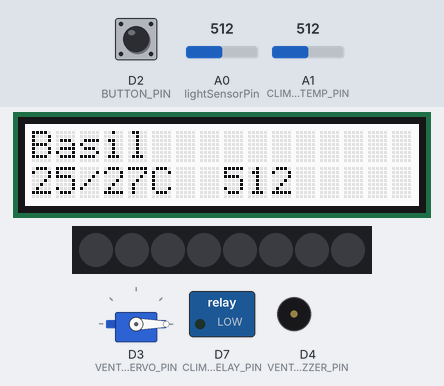
A sketch run on a simulated Arduino Uno R4 WiFi. On the bench: 16×2 character LCD, 8 RGB LEDs in strip order, left to right, servo, switched loads named in the sketch (green lamp = pin HIGH), buzzer (waves = sounding). The inputs (shaded band) are chosen by the test bench; at power-on: A1 (CLIMATE_TEMP_PIN) = 512, A0 (lightSensorPin) = 512, D2 (BUTTON_PIN) LOW (analog values on the 0–1023 scale). Dim RGB values are drawn brighter than linear; WiFi joins after 1.5 s; servers stay silent unless stated; what the sketch prints to the serial monitor is not drawn.

Above: at 2.7 s.
2.8 s: A1 (CLIMATE_TEMP_PIN) set to 525
At 3.8 s:
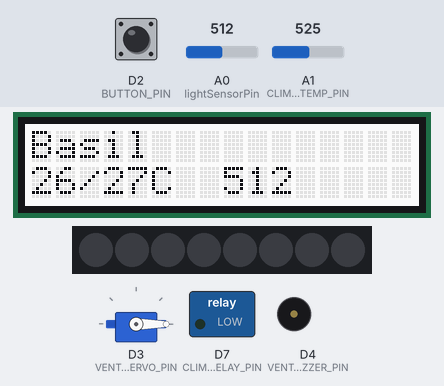
4.8 s: A1 (CLIMATE_TEMP_PIN) set to 542
At 6.1 s:
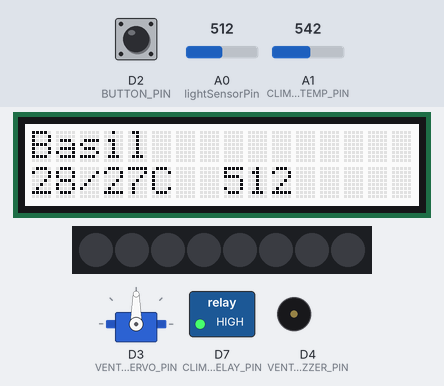
6.8 s: A1 (CLIMATE_TEMP_PIN) set to 716
At 8.3 s:
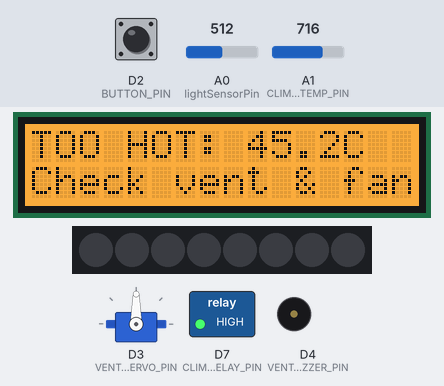
10.8 s: A0 (lightSensorPin) set to 490
14.8 s: D2 (BUTTON_PIN) pulled HIGH for 0.15 s
At 15.2 s:
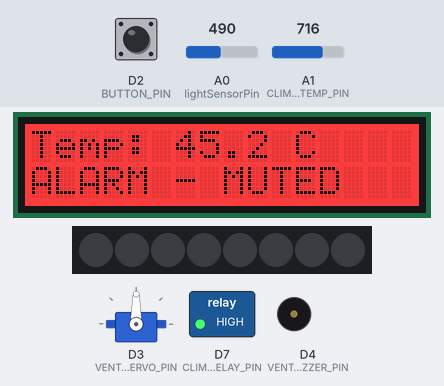
18.1 s: A1 (CLIMATE_TEMP_PIN) set to 511
At 19.0 s:
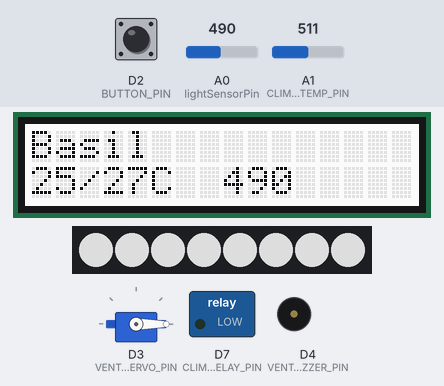
Timing chart, 0 to 20.8 s (numbered marks = the images above; inputs shaded):
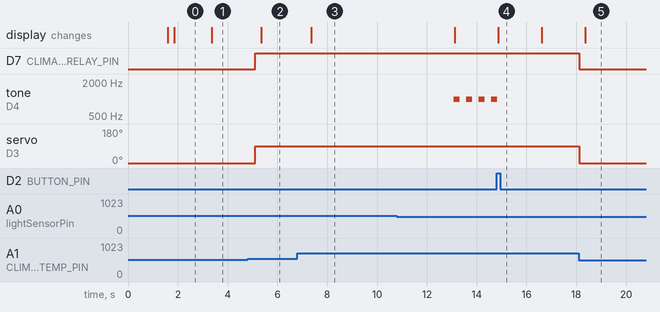

Measured:
- the behaviour switches between 534 and 535 on A1 (CLIMATE_TEMP_PIN) (found by bisection; images 1 and 2)
- after the input at 2.8 s, the display: changes after 0.55 s (image 1)
- after the input at 4.8 s, D7 (CLIMATE_RELAY_PIN): LOW → HIGH after 0.31 s; servo on D3 (VENT_SERVO_PIN): 0° → 90° after 0.31 s; the display: changes after 0.54 s (image 2)
- after the input at 6.8 s, the display: changes after 0.56 s (image 3)
- after the input at 14.8 s, tone on D4 (VENT_BUZZER_PIN): goes on until 14.8 s, then stays silent; the display: changes after 0.06 s (image 4)
- after the input at 18.1 s, D7 (CLIMATE_RELAY_PIN): HIGH → LOW at once; servo on D3 (VENT_SERVO_PIN): 90° → 0° at once; the display: changes after 0.26 s (image 5)

The sketch:

smart-greenhouse-system.ino
```cpp
#include "settings.h"

void setup() {
  Serial.begin(9600);
  while (!Serial && millis() < 3000) { }
  displaySetup();
  climateSetup();
  lightSetup();
  alarmSetup();
  netSetup();
}

void loop() {
  displayUpdate();
  climateUpdate();
  trackSunlight();
  alarmUpdate();
  netUpdate();
}
```

climate.ino
```cpp
// climate.ino
// Climate control: reads the temperature and switches the fan relay.
// Original by Gaurika Sharma, adapted for the merged sketch.

#include "settings.h"
#include <math.h>

const int CLIMATE_TEMP_PIN  = A1;
const int CLIMATE_RELAY_PIN = 7;

const int   CLIMATE_B_VALUE   = 3975;   // thermistor constant for the Grove sensor
const float CLIMATE_DEAD_BAND = 2.0;    // fan switches off this far below the set point
const unsigned long CLIMATE_READ_INTERVAL = 500;

float climateTempC = 0.0;
bool  climateFanOn = false;
unsigned long climateLastRead = 0;


// Returns degrees C, or the last good reading if the sensor looks disconnected.
float readTemperatureC() {
  int raw = analogRead(CLIMATE_TEMP_PIN);

  if (raw <= 0 || raw >= 1023) {
    sysStatus.sensorError = true;
    return climateTempC;
  }

  sysStatus.sensorError = false;

  float resistance = (1023.0 - raw) * 10000.0 / raw;
  float kelvin = 1.0 / (log(resistance / 10000.0) / CLIMATE_B_VALUE + 1.0 / 298.15);

  return kelvin - 273.15;
}


void setFan(bool on) {
  climateFanOn    = on;
  sysStatus.fanOn = on;
  digitalWrite(CLIMATE_RELAY_PIN, on ? HIGH : LOW);
}


void climateSetup() {
  pinMode(CLIMATE_RELAY_PIN, OUTPUT);
  setFan(false);
  analogReadResolution(10);
  climateTempC = readTemperatureC();
}


void climateUpdate() {
  unsigned long now = millis();
  if (now - climateLastRead < CLIMATE_READ_INTERVAL) return;
  climateLastRead = now;

  climateTempC = readTemperatureC();
  sysStatus.tempVal = climateTempC;

  if (sysStatus.sensorError) {
    setFan(false);
    return;
  }

  // Dead band: on at the set point, off two degrees below. Stops the fan chattering.
  if (!climateFanOn && climateTempC >= settings.setTemp) {
    setFan(true);
  }
  else if (climateFanOn && climateTempC <= settings.setTemp - CLIMATE_DEAD_BAND) {
    setFan(false);
  }
}
```

display.ino
```cpp
#include <Wire.h>
#include "rgb_lcd.h"
#include "settings.h"
rgb_lcd lcd;


// Pins
const int ROTARY_ANGLE_SENSOR = A2;
const unsigned long BUTTON_HOLD_MS = 700;

// Menu Items and Plant Profiles
const char* MENU_ITEMS[] = {"Profile", "Set Temp", "Light Level", "Back"};
const int MENU_COUNT = 4;


// Variable States
unsigned long lastDraw = 0;
int screen = 0;                     // 0 Home, 1 Menu, 2 Pick profile, 3 Set temp, 4 Set light
int menuIndex = 0;
int currentProfile = 0;             // Current Profile Selection
double editValue = 0;               // Shows the number when editing with the Rotary Angle Sensor

// After the set point changes, the TOO HOT and TOO COLD warnings wait
// 1 minute per 10 degrees between the temperature and the new set point
const unsigned long WAIT_PER_DEGREE_MS = 6000;
unsigned long tempWaitStart = 0;
unsigned long tempWaitLength = 0;

// Call this whenever the set point changes
void startTempWait() {
  float degreesOff = sysStatus.tempVal - settings.setTemp;
  if (degreesOff < 0) degreesOff = -degreesOff;   // same wait whether it's too hot or too cold
  tempWaitStart = millis();
  tempWaitLength = degreesOff * WAIT_PER_DEGREE_MS;
}

void displaySetup() {
  pinMode(BUTTON_PIN, INPUT);
  lcd.begin(16, 2);
  lcd.setRGB(255, 255, 255); // White
  lcd.print("Welcome");
}


// Updates the display interal status and logic for setting variable values
void displayUpdate() {
  int press = menuButtonEvent();
  static bool sensorDismissed = false;
  static bool hotDismissed = false;
  static bool coldDismissed = false;

  if (!sysStatus.sensorError) {
    sensorDismissed = false;
    if (!sysStatus.ventWarning) hotDismissed = false;
    if (sysStatus.tempVal >= 15) coldDismissed = false;
  }

  bool tempWaiting = millis() - tempWaitStart < tempWaitLength;   // still giving it time to adjust

  if (sysStatus.alarmOn) screen = 5;
  else if (screen == 5) screen = 0;
  else if (sysStatus.sensorError && !sensorDismissed) screen = 6;
  else if (!sysStatus.sensorError && sysStatus.ventWarning && !hotDismissed && !tempWaiting) screen = 7;
  else if (!sysStatus.sensorError && sysStatus.tempVal < 15 && !coldDismissed && !tempWaiting) screen = 8;
  else if (screen >= 6) screen = 0;

  if (screen >= 6) {
    if (press != 0) {
      if (screen == 6) sensorDismissed = true;
      if (screen == 7) hotDismissed = true;
      if (screen == 8) coldDismissed = true;
      screen = 0;
    }
  }
  else if (screen == 0) {
    if (press != 0) {
      screen = 1;
      menuIndex = 0;
    }
  }
  else if (screen == 1) {
    menuIndex = dialIndex(MENU_COUNT);   // Dial scrolls the menu
    if (press != 0) {                         // Short or long press selects
      if (menuIndex == 0) {
        screen = 2;
        menuIndex = 0;
      }
      else if (menuIndex == 1) screen = 3;    // Set Temperature Screen
      else if (menuIndex == 2) screen = 4;    // Set Light Screen
      else screen = 0;                         // Home Screen
    }
  }
  else if (screen == 2) {
    menuIndex = dialIndex(PROFILE_COUNT); // Dial scrolls the plant list
    if (press != 0) {
      currentProfile = menuIndex;
      settings.setTemp = PROFILES[menuIndex].temp;
      settings.darkThreshold = PROFILES[menuIndex].light;
      startTempWait();
      screen = 1;
      menuIndex = 0;
    }
  }
  else if (screen == 3) {
    editValue = map(analogRead(ROTARY_ANGLE_SENSOR), 0, 1022, 70, 30) / 2.0; // Showing 15-35 degrees with 0.5 degree accuracy
    if (press != 0) {
      settings.setTemp = editValue;
      startTempWait();
      currentProfile = -1;
      screen = 1;
      menuIndex = 1;
    }
  }
  else if (screen == 4) {
    editValue = map(analogRead(ROTARY_ANGLE_SENSOR), 0, 1022, 100, 0) * 10; // Light Threshold from 0-1000 with 10 increment
    if (press != 0) {
      settings.darkThreshold = editValue;
      currentProfile = -1;
      screen = 1;
      menuIndex = 2;
    }
  }
  if (millis() - lastDraw >= 250) {
    lastDraw = millis();
    displayDraw();
  }
}

void displayDraw() {
  // Wipe the screen when switching to a different screen, so no letters are left over
  static int lastScreen = -1;
  if (screen != lastScreen) {
    lcd.clear();
    lastScreen = screen;
  }

  lcd.setCursor(0, 0);
  if (screen <= 4) lcd.setRGB(255, 255, 255);

  if (screen == 0) {
    if (currentProfile == -1) lcd.print("Custom");
    else lcd.print(PROFILES[currentProfile].name);
    lcd.print("          ");                            // Removes previous letters
    lcd.setCursor(0, 1);
    lcd.print(sysStatus.tempVal, 0);
    lcd.print("/");
    lcd.print(settings.setTemp, 0);
    lcd.print("C  ");
    lcd.print(sysStatus.lightVal);
    lcd.print("    ");
  }
  else if (screen == 1) {                              // Menu Screen
    lcd.print("MENU            ");
    lcd.setCursor(0, 1);
    lcd.print("> ");
    lcd.print(MENU_ITEMS[menuIndex]);
    lcd.print("          ");
  }
  else if (screen == 2) {
    lcd.print("Pick plant      ");
    lcd.setCursor(0, 1);
    lcd.print("> ");
    lcd.print(PROFILES[menuIndex].name);
    lcd.print("          ");
  }
  else if (screen == 3) {                              // Set Temperature Screen
    lcd.print("Set temp:       ");
    lcd.setCursor(0, 1);
    lcd.print("> ");
    lcd.print(editValue, 1);                            // 1 decimal place
    lcd.print(" C        ");
  }
  else if (screen == 4) {                              // Set Light Screen
    lcd.print("Set light:      ");
    lcd.setCursor(0, 1);
    lcd.print("> ");
    lcd.print((int)editValue);                          // whole number
    lcd.print("          ");
  }
  else if (screen == 5) {
    lcd.setRGB(255, 0, 0);
    lcd.setCursor(0, 0);
    if (sysStatus.sensorError) {
    lcd.print("SENSOR ERROR    ");
    } else {
      lcd.print("Temp: ");
      lcd.print(sysStatus.tempVal, 1);
      lcd.print(" C    ");
      }
    lcd.setCursor(0, 1);
    lcd.print(sysStatus.alarmMuted ? "ALARM - MUTED   " : "ALARM! Press btn");
  }
  else if (screen == 6) {
    lcd.setRGB(255, 0, 0);
    lcd.print("SENSOR ERROR    ");
    lcd.setCursor(0, 1);
    lcd.print("Check temp cable");
  }
  else if (screen == 7) {
    lcd.setRGB(255, 150, 0);
    lcd.print("TOO HOT: ");
    lcd.print(sysStatus.tempVal, 1);
    lcd.print("C  ");
    lcd.setCursor(0, 1);
    lcd.print("Check vent & fan");
  }
  else if (screen == 8) {
    lcd.setRGB(0, 120, 255);
    lcd.print("TOO COLD: ");
    lcd.print(sysStatus.tempVal, 1);
    lcd.print("C ");
    lcd.setCursor(0, 1);
    lcd.print("Keep plants warm");
  }

}


// Picks a list item (0 to count-1) from the dial position
int dialIndex(int count) {
  long pos = 1023 - analogRead(ROTARY_ANGLE_SENSOR);         // Flipped to match the Set Temp direction
  return constrain(pos * count / 1024, 0, count - 1);
}

// Returns: 0 = no press, 1 = short press, 2 = long press
int menuButtonEvent() {
  static bool lastButton = LOW;
  static unsigned long lastButtonChange = 0;
  static unsigned long pressStart;
  static bool holdReported = false;

  bool now = digitalRead(BUTTON_PIN);
  int result = 0;

  if (now != lastButton && millis() - lastButtonChange > 40) {
    lastButtonChange = millis();
    lastButton = now;
    if (now == HIGH) {
      pressStart = millis();
      holdReported = false;
    } else {
      if (!holdReported) result = 1;
    }
  }
  if (lastButton == HIGH && !holdReported && millis() - pressStart >= BUTTON_HOLD_MS) {
    result = 2;
    holdReported = true;
  }
  return result;
}
```

light_system_sketch_v2.ino
```cpp
#include "settings.h"
#include <Adafruit_NeoPixel.h> // LED Strip Library

const int lightSensorPin = A0; // Light sensor on A0
const int ledPin = 6;          // Relay/LED on
const int LED_COUNT = 8;
const int LED_BRIGHTNESS = 150;
const unsigned long LIGHT_ON_DELAY_MS = 5000; // 5-second wait before turning grow light on

Adafruit_NeoPixel strip(LED_COUNT, ledPin, NEO_GRB + NEO_KHZ800);
const int LIGHT_COLOR = Adafruit_NeoPixel::Color(255, 255, 255); // White light colour

unsigned int sunlightSeconds = 0;


void setLight(bool on) {                // Changes the light only when the status in sysStatus changes
  if (on == sysStatus.lightOn) return;
  if (on) strip.fill(LIGHT_COLOR);
  else strip.clear();
  strip.show();
  sysStatus.lightOn = on;
}

void lightSetup() {
  strip.begin();
  strip.setBrightness(LED_BRIGHTNESS);
  strip.clear();
  strip.show();
  sysStatus.lightOn = false;
  // OLD LED CODE
  // pinMode(ledPin, OUTPUT);
  // digitalWrite(ledPin, LOW);
}

void trackSunlight() {
  static unsigned long lastSample = 0;
  static unsigned long darkStartMs = 0;
  static bool isDarkTiming = false;

  unsigned long now = millis();
  if (now - lastSample < 1000) return;
  lastSample = now;

  int lightVal = analogRead(lightSensorPin);
  sysStatus.lightVal = lightVal;

  // Count sunlight time when light is at or above threshold
  if (lightVal >= settings.darkThreshold) {
   sysStatus.lighttime++;
  }

  // 5-second debounce before turning grow light on when light drops below threshold
  if (lightVal < settings.darkThreshold) {
    if (!isDarkTiming) {
      isDarkTiming = true;
      darkStartMs = now;
    } else if (now - darkStartMs >= LIGHT_ON_DELAY_MS) {
      setLight(true);
      // digitalWrite(ledPin, HIGH); // Turn grow light ON
    }
  } else {
    // Light recovered before 5 seconds (or is bright enough) -> cancel timer & turn light off
    isDarkTiming = false;
    setLight(false);
    // digitalWrite(ledPin, LOW); OLD CODE
  }
}

void displayLight(int totalSec) {
  int h = totalSec / 3600;
  int m = (totalSec % 3600) / 60;
  int s = totalSec % 60;

  Serial.print("Light: ");
  Serial.print(sysStatus.lightVal);
  Serial.print(" | Sunlight Time: ");
  Serial.print(h);
  Serial.print("h ");
  Serial.print(m);
  Serial.print("m ");
  Serial.print(s);
  Serial.println("s");
}
```

network.ino
```cpp
// network.ino
// Joins the hotspot in the background and serves one data line per second on port 8080.
// Nothing here waits for WiFi, so the display and controls keep running while it connects.

#include <WiFiS3.h>
#include "settings.h"

const char* SSID = "greenhouse";          // case sensitive, no trailing space
const char* PASS = "greenhouse2026";      // case sensitive
const int   NET_PORT = 8080;

WiFiServer netServer(NET_PORT);
WiFiClient netClient;

const unsigned long NET_SEND_INTERVAL  = 1000;    // one data line per second
const unsigned long NET_CHECK_INTERVAL = 500;     // how often to ask the WiFi chip for its status
const unsigned long NET_RETRY_INTERVAL = 15000;   // try joining again every 15 s while not connected

bool netReady = false;                            // true while the board is on the hotspot
unsigned long netLastSend    = 0;
unsigned long netLastCheck   = 0;
unsigned long netLastAttempt = 0;


// Starts a join attempt and returns straight away. The WiFi chip connects on its own.
void netStartJoin() {
  Serial.print("Joining ");
  Serial.println(SSID);
  WiFi.begin(SSID, PASS);
  netLastAttempt = millis();
}


void netSetup() {
  WiFi.setTimeout(0);                        // make WiFi.begin() return immediately instead of waiting
  WiFi.config(IPAddress(172, 20, 10, 9));    // fixed address, so the logger always finds it
  netStartJoin();
}


void netUpdate() {
  unsigned long now = millis();
  if (now - netLastCheck < NET_CHECK_INTERVAL) return;
  netLastCheck = now;

  // Not connected: retry every NET_RETRY_INTERVAL
  if (WiFi.status() != WL_CONNECTED) {
    if (netReady) {
      Serial.println("WiFi lost. Retrying in the background.");
      netClient.stop();
      netReady = false;
    }
    if (now - netLastAttempt >= NET_RETRY_INTERVAL) netStartJoin();
    return;
  }

  // Just connected
  if (!netReady) {
    netReady = true;
    Serial.print("WiFi connected. Board IP: ");
    Serial.println(WiFi.localIP());
    netServer.begin();                       // only opens the port the first time
    Serial.print("Listening on port ");
    Serial.println(NET_PORT);
  }

  // Pick up a logger if one is waiting
  if (!netClient || !netClient.connected()) {
    netClient = netServer.available();
    if (netClient) Serial.println("Logger connected.");
    return;
  }

  if (now - netLastSend < NET_SEND_INTERVAL) return;
  netLastSend = now;

  // D,ms,tempC,light,setTemp,fan,vent,led,alarm
  // Built as one line and sent in one go: every print() is a separate trip to the WiFi chip,
  // and each trip can stall for seconds if the connection is bad.
  String line = "D,";
  line += String(now) + ",";
  line += String(sysStatus.tempVal, 1) + ",";
  line += String(sysStatus.lightVal) + ",";
  line += String(settings.setTemp, 1) + ",";
  line += String(sysStatus.fanOn ? 1 : 0) + ",";
  line += String(sysStatus.ventOpen ? 1 : 0) + ",";
  line += String(sysStatus.lightOn ? 1 : 0) + ",";
  line += String(sysStatus.alarmOn ? 1 : 0);
  netClient.println(line);
}
```

vent.ino
```cpp
#include <Servo.h>
#include "settings.h"

const int VENT_BUZZER_PIN = 4;
const int VENT_SERVO_PIN  = 3;
const int VENT_CLOSED     = 0;    // servo angle when closed
const int VENT_OPEN       = 90;   // servo angle when open

const unsigned long ALARM_DELAY_MS = 6000;
const unsigned long MUTE_MS        = 600000;

Servo ventServo;

unsigned long ventOutOfRangeStart = 0;
unsigned long ventMuteStart       = 0;
unsigned long ventLastBeep        = 0;


void alarmSetup() {
    pinMode(BUTTON_PIN, INPUT);
    pinMode(VENT_BUZZER_PIN, OUTPUT);
    ventServo.attach(VENT_SERVO_PIN);
    ventServo.write(VENT_CLOSED);   // start with the vent closed
    }


void alarmUpdate() {
    unsigned long now = millis();

    float temp = sysStatus.tempVal;

  // Vent opens two degrees above the set point, closes back at it
    if (!sysStatus.sensorError && temp >= settings.setTemp + 2) {
        sysStatus.ventWarning = true;
    }
    if (!sysStatus.sensorError && temp <= settings.setTemp) {
        sysStatus.ventWarning = false;
    }

  // Move the servo and share the vent state with the LCD and logger
    sysStatus.ventOpen = sysStatus.fanOn;

    if (sysStatus.ventOpen) {
    ventServo.write(VENT_OPEN);     // 90 degrees
    }
    else {
    ventServo.write(VENT_CLOSED);   // 0 degrees
    }

  // Alarm conditions
    bool outOfRange = (sysStatus.sensorError || temp > settings.setTemp + 4 || temp < 15);

  if (!outOfRange) {
    ventOutOfRangeStart = now;
    sysStatus.alarmOn = false;
    sysStatus.alarmMuted   = false;
  }
  else if (now - ventOutOfRangeStart >= ALARM_DELAY_MS) {
    sysStatus.alarmOn = true;
  }

  // Button silences the buzzer while the alarm is active
  if (sysStatus.alarmOn && digitalRead(BUTTON_PIN) == HIGH) {
    sysStatus.alarmMuted = true;
    ventMuteStart = now;
  }
  if (sysStatus.alarmMuted && now - ventMuteStart >= MUTE_MS) sysStatus.alarmMuted = false;

  if (sysStatus.alarmOn && !sysStatus.alarmMuted && now - ventLastBeep >= 500) {
    tone(VENT_BUZZER_PIN, 1000, 250);
    ventLastBeep = now;
  }
}
```

settings.h
```cpp
#pragma once
#include <Arduino.h>

const int BUTTON_PIN = D2;

struct Profile {
  const char* name;
  float temp;
  int light;
};

struct Settings {
  int profile;
  float setTemp;
  int darkThreshold;
};

struct Status {
  float tempVal = 0;
  int lightVal = 0;
  unsigned int lighttime = 0;
  bool fanOn = false;
  bool ventOpen = false;
  bool lightOn = false;
  bool alarmOn = false;
  bool alarmMuted = false;
  bool ventWarning = false;
  bool sensorError = false;
};


// {name, fan/vent temp in C (top of the plant's ideal range), dark threshold (higher = light comes on sooner)}
const Profile PROFILES[] = {
  {"Basil",      27.0, 500},
  {"Lettuce",    21.0, 400},
  {"Tomato",     27.0, 550},
  {"Pepper",     29.0, 550},
  {"Spinach",    20.0, 400},
  {"Strawberry", 24.0, 500},
  {"Mint",       24.0, 350},
  {"Seedlings",  24.0, 600},
  {"Cactus",     32.0, 600},
  {"Fern",       22.0, 250},
};

const int PROFILE_COUNT = sizeof(PROFILES) / sizeof(PROFILES[0]);

Settings settings = {0, PROFILES[0].temp, PROFILES[0].light};
Status sysStatus;
```
